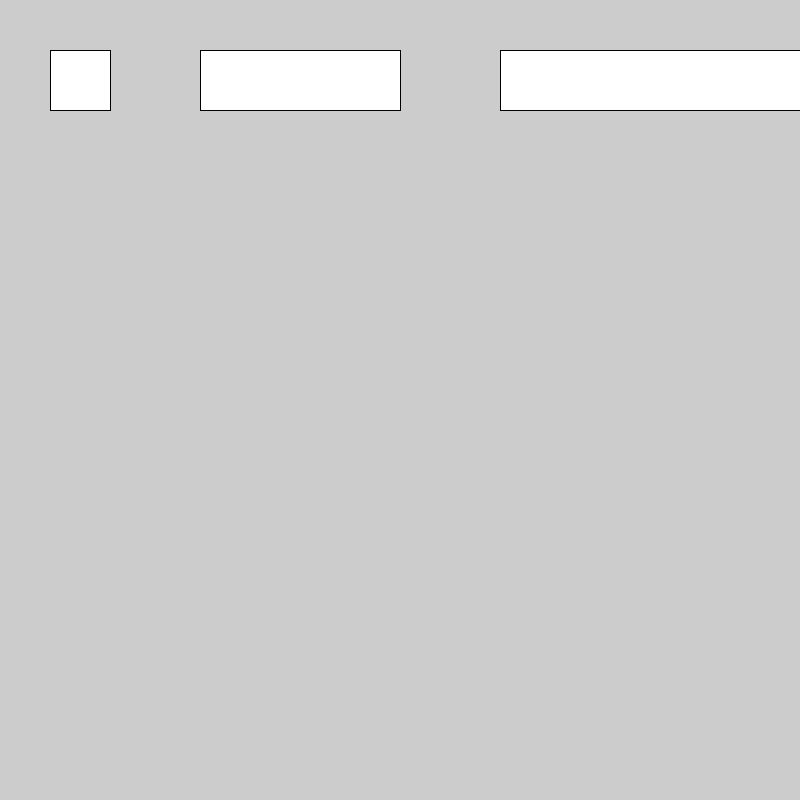
Frame 1 (no input)
Frame 60 (the mouse pressed at the canvas centre just before this capture): identical to frame 1, image omitted
Frame 120 (the mouse held since frame 60 and released just before this capture): identical to frame 1, image omitted

The Processing sketch that drew this single still picture (run headless with seeded random() and noise(); from frame 60 on, the mouse is pressed at the canvas centre):

// Processing sketch: sketch_21_1a
// ── sketch_21_1a.pde
//21.1 write a function to draw a shape to the screen multiple times,
//each at a different position

void setup (){
  size (800,800);
  smooth();
  frameRate(4);
}

void draw (){
  rect(50,50,60,60);
  rect(200,50,200,60);
  rect(500,50,500,60);
}
